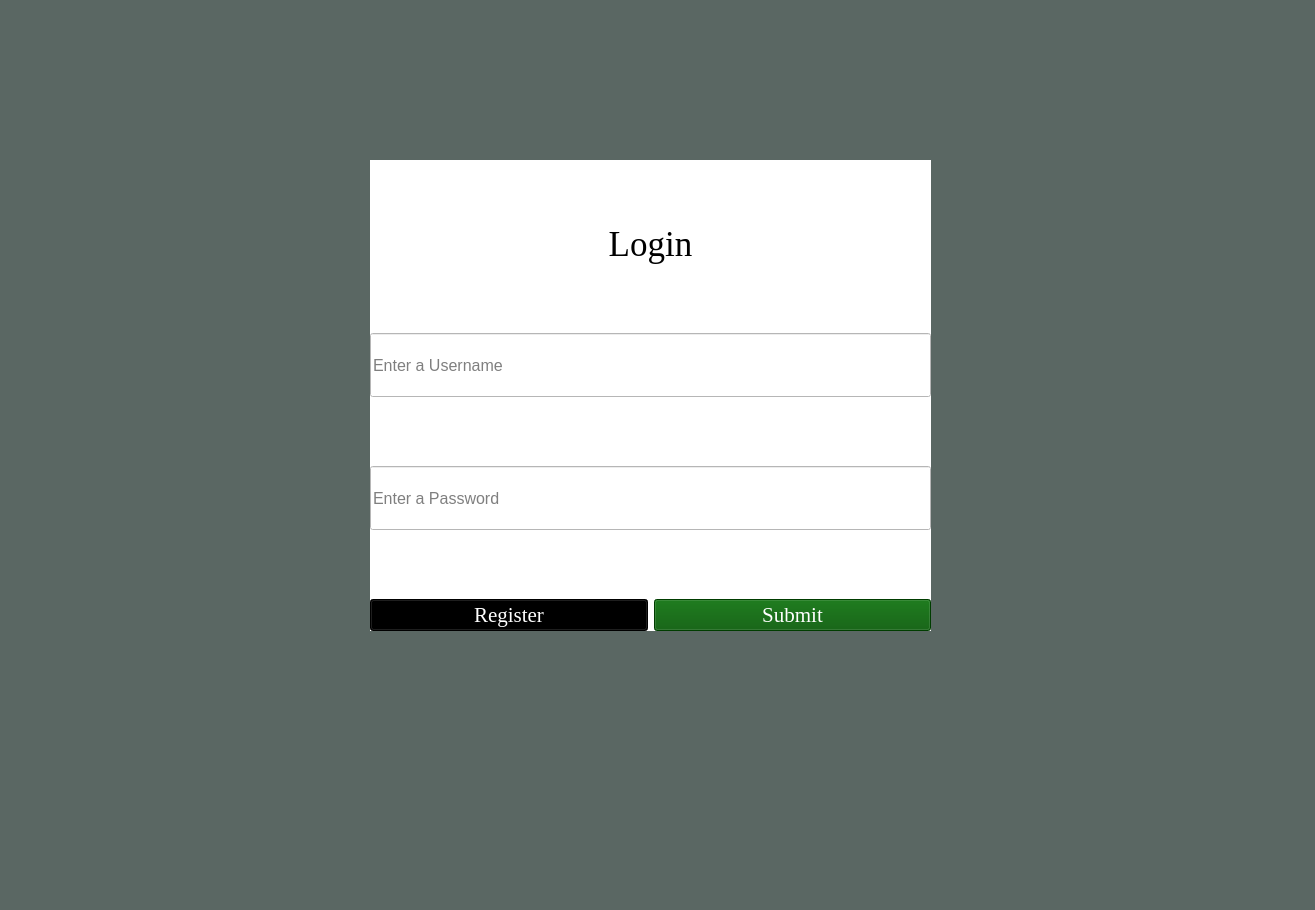
<?xml version="1.0" encoding="UTF-8"?>
<ui version="4.0">
 <class>MainWindow</class>
 <widget class="QMainWindow" name="MainWindow">
  <property name="geometry">
   <rect>
    <x>0</x>
    <y>0</y>
    <width>1315</width>
    <height>910</height>
   </rect>
  </property>
  <property name="windowTitle">
   <string>MainWindow</string>
  </property>
  <property name="styleSheet">
   <string notr="true">background-color: rgb(90, 103, 99);</string>
  </property>
  <widget class="QWidget" name="centralwidget">
   <widget class="QWidget" name="widget" native="true">
    <property name="geometry">
     <rect>
      <x>370</x>
      <y>160</y>
      <width>561</width>
      <height>471</height>
     </rect>
    </property>
    <property name="cursor">
     <cursorShape>ArrowCursor</cursorShape>
    </property>
    <property name="styleSheet">
     <string notr="true">background-color: rgb(255, 255, 255);</string>
    </property>
    <layout class="QGridLayout" name="gridLayout">
     <item row="1" column="0" colspan="2">
      <widget class="QLabel" name="label">
       <property name="font">
        <font>
         <family>Times New Roman</family>
         <pointsize>26</pointsize>
        </font>
       </property>
       <property name="text">
        <string>Login</string>
       </property>
       <property name="alignment">
        <set>Qt::AlignCenter</set>
       </property>
      </widget>
     </item>
     <item row="8" column="1">
      <widget class="QPushButton" name="pushButton_2">
       <property name="font">
        <font>
         <family>Times New Roman</family>
         <pointsize>16</pointsize>
        </font>
       </property>
       <property name="styleSheet">
        <string notr="true">color: rgb(255,255,255);
background-color: rgb(0, 85, 0);</string>
       </property>
       <property name="text">
        <string>Submit</string>
       </property>
      </widget>
     </item>
     <item row="2" column="0">
      <spacer name="verticalSpacer_2">
       <property name="orientation">
        <enum>Qt::Vertical</enum>
       </property>
       <property name="sizeHint" stdset="0">
        <size>
         <width>20</width>
         <height>40</height>
        </size>
       </property>
      </spacer>
     </item>
     <item row="5" column="0" colspan="2">
      <widget class="QLineEdit" name="lineEdit_2">
       <property name="sizePolicy">
        <sizepolicy hsizetype="Expanding" vsizetype="Expanding">
         <horstretch>0</horstretch>
         <verstretch>0</verstretch>
        </sizepolicy>
       </property>
       <property name="font">
        <font>
         <pointsize>12</pointsize>
        </font>
       </property>
       <property name="echoMode">
        <enum>QLineEdit::Password</enum>
       </property>
       <property name="placeholderText">
        <string>Enter a Password</string>
       </property>
      </widget>
     </item>
     <item row="3" column="0" colspan="2">
      <widget class="QLineEdit" name="lineEdit">
       <property name="sizePolicy">
        <sizepolicy hsizetype="Expanding" vsizetype="Expanding">
         <horstretch>0</horstretch>
         <verstretch>0</verstretch>
        </sizepolicy>
       </property>
       <property name="font">
        <font>
         <pointsize>12</pointsize>
        </font>
       </property>
       <property name="placeholderText">
        <string>Enter a Username</string>
       </property>
      </widget>
     </item>
     <item row="8" column="0">
      <widget class="QPushButton" name="pushButton_3">
       <property name="font">
        <font>
         <family>Times New Roman</family>
         <pointsize>16</pointsize>
        </font>
       </property>
       <property name="styleSheet">
        <string notr="true">color: rgb(255,255,255);
background-color: rgb(0, 0, 0);</string>
       </property>
       <property name="text">
        <string>Register</string>
       </property>
      </widget>
     </item>
     <item row="6" column="0">
      <spacer name="verticalSpacer_3">
       <property name="orientation">
        <enum>Qt::Vertical</enum>
       </property>
       <property name="sizeHint" stdset="0">
        <size>
         <width>20</width>
         <height>40</height>
        </size>
       </property>
      </spacer>
     </item>
     <item row="0" column="0">
      <spacer name="verticalSpacer_4">
       <property name="orientation">
        <enum>Qt::Vertical</enum>
       </property>
       <property name="sizeHint" stdset="0">
        <size>
         <width>20</width>
         <height>40</height>
        </size>
       </property>
      </spacer>
     </item>
     <item row="4" column="0">
      <spacer name="verticalSpacer">
       <property name="orientation">
        <enum>Qt::Vertical</enum>
       </property>
       <property name="sizeHint" stdset="0">
        <size>
         <width>20</width>
         <height>40</height>
        </size>
       </property>
      </spacer>
     </item>
    </layout>
   </widget>
  </widget>
  <widget class="QStatusBar" name="statusbar"/>
 </widget>
 <resources/>
 <connections/>
</ui>
